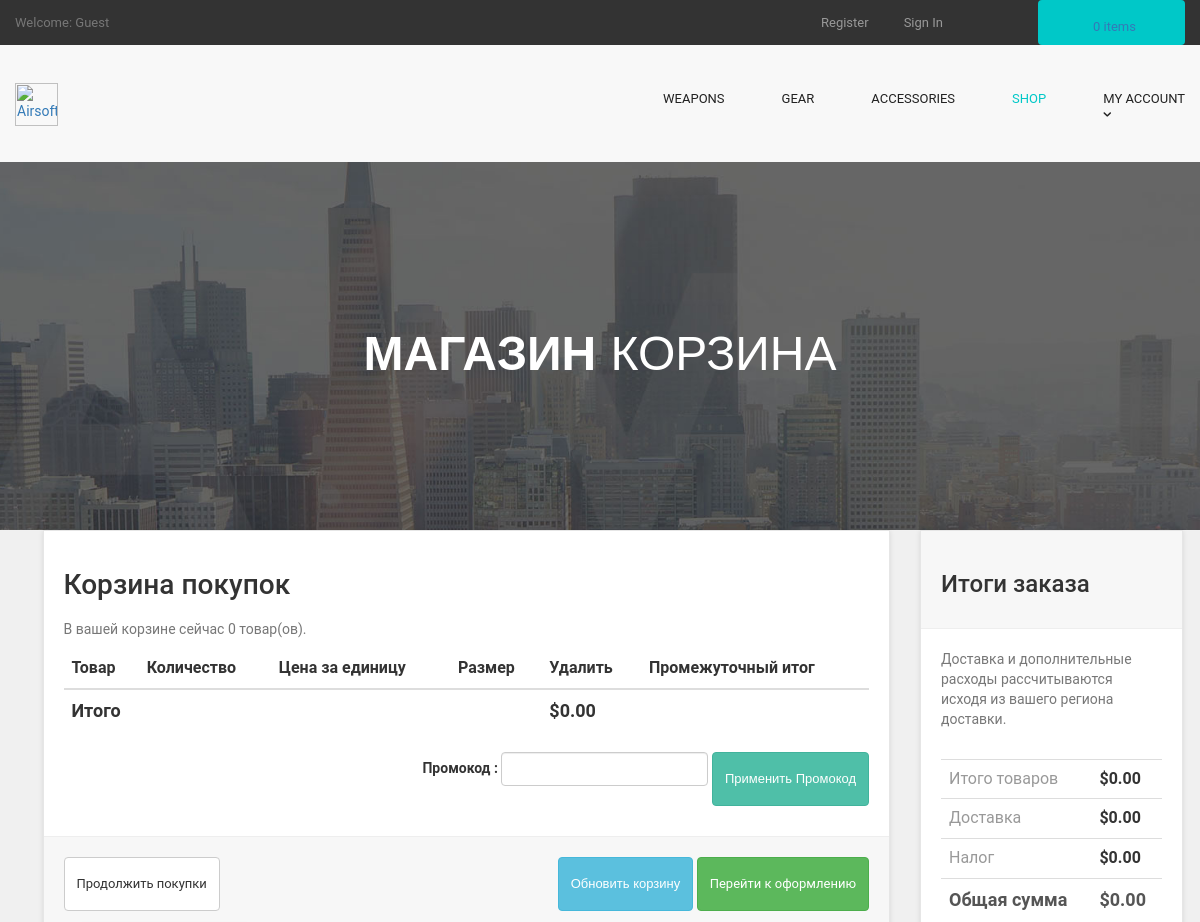
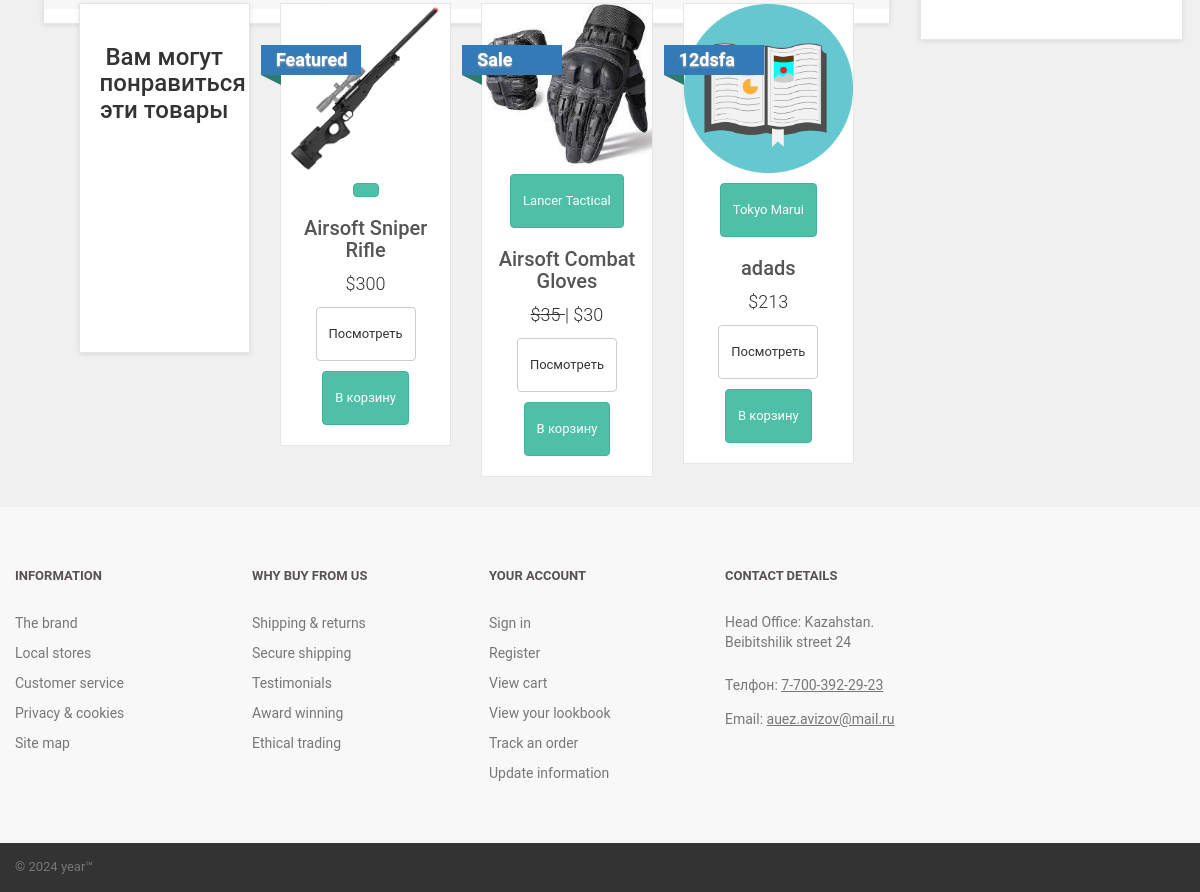
The app's page /cart.php with its own data (2 pictures, top to bottom).
### tables this page shows
CREATE TABLE `products` (
  `product_id` int(10) NOT NULL,
  `p_cat_id` int(10) NOT NULL,
  `cat_id` int(10) NOT NULL,
  `manufacturer_id` int(10) NOT NULL,
  `date` timestamp NOT NULL DEFAULT current_timestamp() ON UPDATE current_timestamp(),
  `product_title` mediumtext NOT NULL,
  `product_url` mediumtext NOT NULL,
  `product_img1` mediumtext NOT NULL,
  `product_img2` mediumtext NOT NULL,
  `product_img3` mediumtext NOT NULL,
  `product_price` int(10) NOT NULL,
  `product_psp_price` int(100) NOT NULL,
  `product_desc` mediumtext NOT NULL,
  `product_features` mediumtext NOT NULL,
  `product_video` mediumtext NOT NULL,
  `product_keywords` mediumtext NOT NULL,
  `product_label` mediumtext NOT NULL,
  `status` varchar(255) NOT NULL
);

CREATE TABLE `manufacturers` (
  `manufacturer_id` int(10) NOT NULL,
  `manufacturer_title` text NOT NULL,
  `manufacturer_top` text NOT NULL,
  `manufacturer_image` text NOT NULL
);

### cart.php (the view, shortened to what this page needs)
<?php
include("includes/db.php");
include("functions.php");
include("includes/main.php");
?>
<!DOCTYPE html>
<html lang="ru">
<head>
    <link rel="stylesheet" href="styles/bootstrap.min.css">
    <link rel="stylesheet" href="styles/backend.css">
    <link rel="stylesheet" href="styles/style.css">
</head>
<body>
<div class="nero">
    <div class="nero__heading">
        <span class="nero__bold">МАГАЗИН</span> Корзина
    </div>
</div>
<div id="content">
    <div class="container">
        <div class="col-md-9" id="cart">
            <div class="box">
                <form action="cart.php" method="post" enctype="multipart/form-data">
                    <h1>Корзина покупок</h1>
                    <?php
                    $ip_add = getRealUserIp();
                    $select_cart = "SELECT * FROM cart WHERE ip_add='$ip_add'";
                    $run_cart = mysqli_query($con, $select_cart);
                    $count = mysqli_num_rows($run_cart);
                    ?>
                    <p class="text-muted">В вашей корзине сейчас <?php echo $count; ?> товар(ов).</p>
                    <div class="table-responsive">
                        <table class="table">
                            <thead>
                                <tr>
                                    <th colspan="2">Товар</th>
                                    <th>Количество</th>
                                    <th>Цена за единицу</th>
                                    <th>Размер</th>
                                    <th>Удалить</th>
                                    <th colspan="2">Промежуточный итог</th>
                                </tr>
                            </thead>
                                <?php
                                $total = 0;
                                ?>
                            <tfoot>
                                <tr>
                                    <th colspan="5">Итого</th>
                                    <th colspan="2">$<?php echo $total; ?>.00</th>
                                </tr>
                            </tfoot>
                        </table>
                        <div class="form-inline pull-right">
                            <div class="form-group">
                                <label>Промокод :</label>
                                <input type="text" name="code" class="form-control">
                            </div>
                            <input class="btn btn-primary" type="submit" name="apply_coupon" value="Применить Промокод">
                        </div>
                    </div>
                    <div class="box-footer">
                        <div class="pull-left">
                            <a href="index.php" class="btn btn-default">
                                <i class="fa fa-chevron-left"></i> Продолжить покупки
                            </a>
                        </div>
                        <div class="pull-right">
                            <button class="btn btn-info" type="submit" name="update" value="Обновить корзину">
                                <i class="fa fa-refresh"></i> Обновить корзину
                            </button>
                            <a href="checkout.php" class="btn btn-success">
                                Перейти к оформлению <i class="fa fa-chevron-right"></i>
                            </a>
                        </div>
                    </div>
                </form>
                <div id="row same-height-row">
                    <div class="col-md-3 col-sm-6">
                        <div class="box same-height headline">
                            <h3 class="text-center">Вам могут понравиться эти товары</h3>
                        </div>
                    </div>
                    <?php
                    $get_products = "SELECT * FROM products ORDER BY RAND() LIMIT 0,3";
                    $run_products = mysqli_query($con, $get_products);
                    while ($row_products = mysqli_fetch_array($run_products)) {
                        $pro_title = $row_products['product_title'];
                        $pro_price = $row_products['product_price'];
                        $pro_img1 = $row_products['product_img1'];
                        $pro_label = $row_products['product_label'];
                        $manufacturer_id = $row_products['manufacturer_id'];
                        $get_manufacturer = "SELECT * FROM manufacturers WHERE manufacturer_id='$manufacturer_id'";
                        $run_manufacturer = mysqli_query($con, $get_manufacturer);
                        $row_manufacturer = mysqli_fetch_array($run_manufacturer);
                        $manufacturer_name = $row_manufacturer['manufacturer_title'];
                        $pro_psp_price = $row_products['product_psp_price'];
                        $pro_url = $row_products['product_url'];
                        if ($pro_label == "Sale" || $pro_label == "Gift") {
                            $product_price = "<del> $$pro_price </del>";
                            $product_psp_price = "| $$pro_psp_price";
                        } else {
                            $product_psp_price = "";
                            $product_price = "$$pro_price";
                        }
                        if ($pro_label == "") {
                        } else {
                            $product_label = "
                            <a class='label sale' href='#' style='color:black;'>
                                <div class='thelabel'>$pro_label</div>
                                <div class='label-background'></div>
                            </a>
                            ";
                        }
                        echo "
                        <div class='col-md-3 col-sm-6 center-responsive'>
                            <div class='product'>
                                <a href='$pro_url'>
                                    <img src='admin_area/product_images/$pro_img1' class='img-responsive'>
                                </a>
                                <div class='text'>
                                    <center>
                                        <p class='btn btn-primary'> $manufacturer_name </p>
                                    </center>
                                    <h3><a href='$pro_url'> $pro_title </a></h3>
                                    <p class='price'> $product_price $product_psp_price </p>
                                    <p class='buttons'>
                                        <a href='$pro_url' class='btn btn-default'>Посмотреть</a>
                                        <a href='$pro_url' class='btn btn-primary'>
                                            <i class='fa fa-shopping-cart'></i> В корзину
                                        </a>
                                    </p>
                                </div>
                                $product_label
                            </div>
                        </div>
                        ";
                    }
                    ?>
                </div>
            </div>
        </div>
        <div class="col-md-3">
            <div id="order-summary" class="box">
                <div class="box-header">
                    <h3>Итоги заказа</h3>
                </div>
                <p class="text-muted">Доставка и дополнительные расходы рассчитываются исходя из вашего региона доставки.</p>
                <div class="table-responsive">
                    <table class="table">
                        <tbody>
                            <tr>
                                <td>Итого товаров</td>
                                <th>$<?php echo $total; ?>.00</th>
                            </tr>
                            <tr>
                                <td>Доставка</td>
                                <th>$0.00</th>
                            </tr>
                            <tr>
                                <td>Налог</td>
                                <th>$0.00</th>
                            </tr>
                            <tr class="total">
                                <td>Общая сумма</td>
                                <th>$<?php echo $total; ?>.00</th>
                            </tr>
                        </tbody>
                    </table>
                </div>
            </div>
        </div>
    </div>
</div>
<?php include("includes/footer.php"); ?>
</body>
</html>

### styles/backend.css (style rules this page uses)
html { font-family: "Roboto", Helvetica, Arial, sans-serif; line-height: 1.15; -ms-text-size-adjust: 100%; -webkit-text-size-adjust: 100% }
body { margin: 0 }
h1 { font-size: 2em; margin: .67em 0 }
a { background-color: transparent; -webkit-text-decoration-skip: objects }
img { border-style: none }
button, input, optgroup, select, textarea { font-family: sans-serif; font-size: 100%; line-height: 1.15; margin: 0 }
button, input { overflow: visible }
button, select { text-transform: none }
[type=reset], [type=submit], button, html [type=button] { -webkit-appearance: button }
html { box-sizing: border-box }
body { min-width: 1190px; font-family: Montserrat, sans-serif; font-weight: 400; background-color: white; }
.container { width: 1170px; margin: 0 auto }
img { max-width: 100%; height: auto }
.btn { display: inline-block; vertical-align: top; font-size: 13px; line-height: 40px; text-decoration: none; -webkit-transition: .3s; transition: .3s }
.nero { padding-top: 160px; padding-bottom: 140px; font-family: 'montserratlight', sans-serif; text-align: center; text-transform: uppercase; color: #FFF; background: #666 url("../images/banner-ave.jpg") no-repeat; background-size: cover; background-position: center; }
.nero__heading { font-size: 48px; }
.nero__bold { font-weight: 700; }

### styles/style.css (style rules this page uses)
body { font-family: "Roboto", Helvetica, Arial, sans-serif; font-size: 14px; line-height: 1.42857143; color: #333333; background-color: #f0f0f0; overflow-x: hidden; }
.btn-primary { color:rgb(255, 255, 255); background-color:rgb(79, 191, 168); border-color:rgb(65, 179, 156); }
.box { background: #fff; margin: 0 0 30px; border: solid 1px #e6e6e6; box-sizing: border-box; padding:20px; box-shadow: 0 1px 5px rgba(0, 0, 0, 0.1); }
#content { padding-left:25px; }
#content .product { background:#fff; border: solid 1px #e6e6e6; box-sizing: border-box; margin-bottom: 30px; }
#content .product .text p.price { font-size:18px; text-align:center; font-weight:300; }
#content .product .text .buttons { clear:both; text-align:center; }
#content .product .text h3 { text-align:center; font-size:20px; }
#content .product .text h3 a { color:rgb(85, 85, 85); }
#content .product .text { padding:10px 10px 0px; }
#content .product .text .buttons .btn { margin-bottom:10px; }
#content .headline { height: 350px; }
#content #cart .table tfoot { font-size:18px; }
.box .box-footer { background: #f7f7f7; margin: 30px -20px -20px; padding:20px; border-top: solid 1px #eeeeee; }
.box .box-footer:before, .box .box-footer:after { content:" "; display: table; }
.box .box-footer:after { clear:both; }
.box .box-header { background:#f7f7f7; margin:-20px -20px 20px; padding:20px; border-bottom: solid 1px #eeeeee; }
#content #order-summary table { margin-top: 20px; }
#content #order-summary table td { color: #999999; }
#content #order-summary table tr.total td, #content #order-summary table tr.total th { font-size: 18px; color:#555555; font-weight: 700; }
.label { text-decoration : none; position: absolute; top: 50px; padding-left:51px; z-index: 20; }
.label .thelabel { position: relative; width: 100px; padding: 6px 50px 6px 15px; margin: 40px 50px 10px -71px; color: #fff; font-size:18px; font-weight:bold; background-color: #337ab7; text-shadow: 0px 1px 2px #bbb ; }
.label .thelabel:before, .label .thelabel:after { content: ''; position: absolute; width:0; height:0; }
.label .thelabel:after { left: 0px; top: 100%; border-width : 5px 10px; border-style: solid; border-color: #2d7b6b #2d7b6b transparent transparent; }
.label.sale { top: 0; }

### records on screen
products: product_img1 (picture), product_title "Airsoft Sniper Rifle", product_price "$300", product_label "Featured"
products: product_img1 (picture), manufacturer.manufacturer_title "Lancer Tactical", product_title "Airsoft Combat Gloves", product_price "35", product_psp_price "| $30", product_label "Sale"
products: product_img1 (picture), manufacturer.manufacturer_title "Tokyo Marui", product_title "adads", product_price "$213", product_label "12dsfa"

### other values on screen
$count_items "0"
$count "0"
$total "0"
